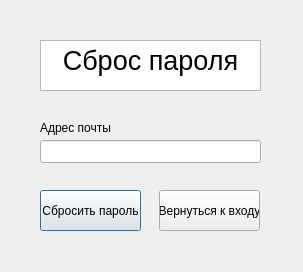
<?xml version="1.0" encoding="UTF-8"?>
<ui version="4.0">
 <class>resmail</class>
 <widget class="QDialog" name="resmail">
  <property name="geometry">
   <rect>
    <x>0</x>
    <y>0</y>
    <width>303</width>
    <height>272</height>
   </rect>
  </property>
  <property name="windowTitle">
   <string>Dialog</string>
  </property>
  <widget class="QTextBrowser" name="textBrowser">
   <property name="geometry">
    <rect>
     <x>40</x>
     <y>40</y>
     <width>221</width>
     <height>51</height>
    </rect>
   </property>
   <property name="html">
    <string>&lt;!DOCTYPE HTML PUBLIC &quot;-//W3C//DTD HTML 4.0//EN&quot; &quot;http://www.w3.org/TR/REC-html40/strict.dtd&quot;&gt;
&lt;html&gt;&lt;head&gt;&lt;meta name=&quot;qrichtext&quot; content=&quot;1&quot; /&gt;&lt;meta charset=&quot;utf-8&quot; /&gt;&lt;style type=&quot;text/css&quot;&gt;
p, li { white-space: pre-wrap; }
hr { height: 1px; border-width: 0; }
li.unchecked::marker { content: &quot;\2610&quot;; }
li.checked::marker { content: &quot;\2612&quot;; }
&lt;/style&gt;&lt;/head&gt;&lt;body style=&quot; font-family:'Sans Serif'; font-size:9pt; font-weight:400; font-style:normal;&quot;&gt;
&lt;p align=&quot;center&quot; style=&quot; margin-top:0px; margin-bottom:0px; margin-left:0px; margin-right:0px; -qt-block-indent:0; text-indent:0px;&quot;&gt;&lt;span style=&quot; font-size:20pt;&quot;&gt;Сброс пароля&lt;/span&gt;&lt;/p&gt;&lt;/body&gt;&lt;/html&gt;</string>
   </property>
  </widget>
  <widget class="QLabel" name="label">
   <property name="geometry">
    <rect>
     <x>40</x>
     <y>120</y>
     <width>81</width>
     <height>16</height>
    </rect>
   </property>
   <property name="text">
    <string>Адрес почты</string>
   </property>
  </widget>
  <widget class="QLineEdit" name="lineEdit">
   <property name="geometry">
    <rect>
     <x>40</x>
     <y>140</y>
     <width>221</width>
     <height>23</height>
    </rect>
   </property>
  </widget>
  <widget class="QPushButton" name="pushButton">
   <property name="geometry">
    <rect>
     <x>40</x>
     <y>190</y>
     <width>101</width>
     <height>41</height>
    </rect>
   </property>
   <property name="text">
    <string>Сбросить пароль</string>
   </property>
  </widget>
  <widget class="QPushButton" name="pushButton_2">
   <property name="geometry">
    <rect>
     <x>159</x>
     <y>190</y>
     <width>101</width>
     <height>41</height>
    </rect>
   </property>
   <property name="text">
    <string>Вернуться к входу</string>
   </property>
  </widget>
 </widget>
 <resources/>
 <connections/>
</ui>
